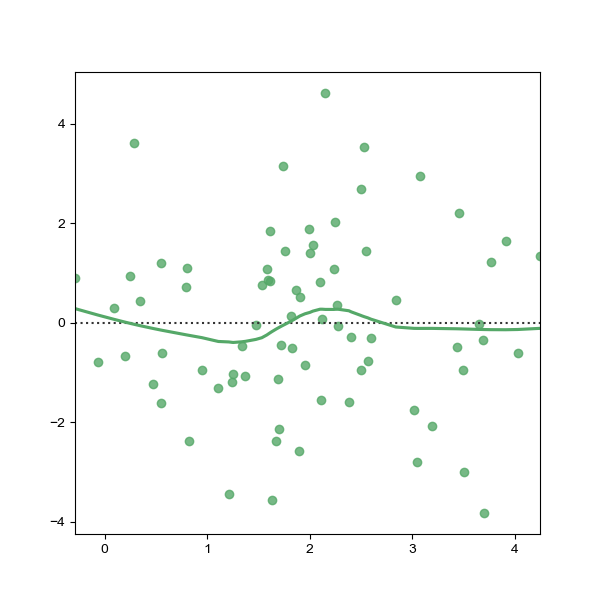

The script that drew this image:
# 引入所需库
import numpy as np
import seaborn as sns
import matplotlib.pyplot as plt

# 设置图大小
f, ax = plt.subplots(figsize=(6, 6))
# 将主题设置为白色网格风格
sns.set_theme(style="whitegrid")

#  生成一些随机数据
rs = np.random.RandomState(7)
x = rs.normal(2, 1, 75)
y = 2 + 1.5 * x + rs.normal(0, 2, 75)

#  绘制散点图和线性回归拟合曲线
sns.residplot(x=x, y=y, lowess=True, color="g")
plt.show()
